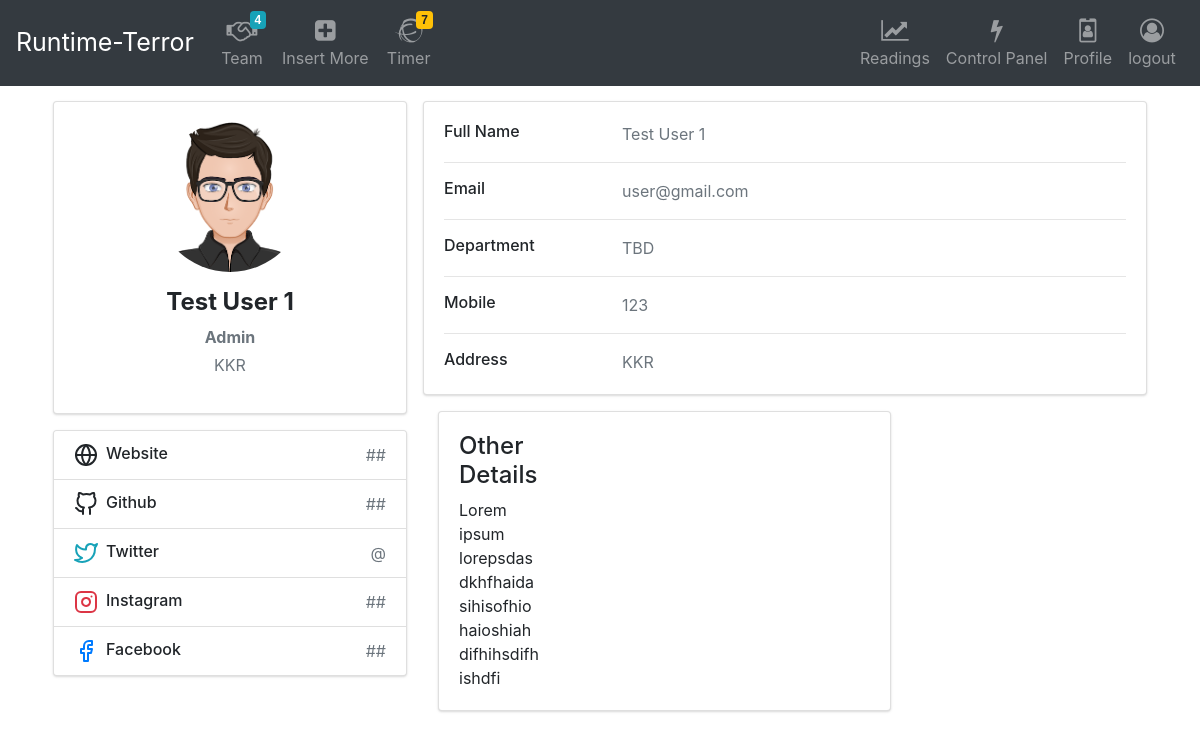
The page /php/Profile_Page.php (signed in) on the database its author committed.
### tables this page shows
CREATE TABLE `adminpanel` (
  `id` int(20) NOT NULL,
  `user` set('0','1') NOT NULL,
  `email` varchar(50) NOT NULL,
  `password` varchar(20) NOT NULL,
  `Name` varchar(100) NOT NULL,
  `Department` varchar(100) NOT NULL,
  `Mobile` varchar(100) NOT NULL,
  `Address` varchar(500) NOT NULL,
  `image_path` varchar(300) NOT NULL
);

### php/Profile_Page.php (the view, shortened to what this page needs)
<?php
include 'connection.php';
?>
<!DOCTYPE html>
<html lang="en">
<head><meta http-equiv="Content-Type" content="text/html; charset=utf-8">
 <link rel="stylesheet" href="https://maxcdn.bootstrapcdn.com/bootstrap/4.0.0/css/bootstrap.min.css">
<link rel="stylesheet" href="https://cdnjs.cloudflare.com/ajax/libs/font-awesome/4.7.0/css/font-awesome.min.css">
</head>
<body>
<?php
include 'Navbar.php';
?>
<?php
            $temp=$_SESSION['id'];
            $search="SELECT id,Name,user,email,Department,Mobile,Address,image_path FROM adminpanel where id= '$temp'";
            $query_result=mysqli_query($conn,$search) or die(mysqli_error($conn));
            while($row=mysqli_fetch_array($query_result))
            {
        ?>
<div class="container">
    <div class="main-body">
          <div class="row gutters-sm">
            <div class="col-md-4 mb-3">
              <div class="card">
                <div class="card-body">
                  <div class="d-flex flex-column align-items-center text-center">
                    <img src="<?=$row['image_path'];?>  " alt="Admin" class="rounded-circle" width="150">
                    <div class="mt-3">
                      <h4><strong><?=$row['Name'];?></strong></h4>
                      <p class="text-secondary mb-1">
                      <?php
          if($row['user']){
            echo '<strong>Admin</strong>';
          }
          else
          echo 'Viewer';
          ?>
                      </p>
                      <p class="text-muted font-size-sm"><?=$row['Address'];?></p>
                    </div>
                  </div>
                </div>
              </div>
              <div class="card mt-3">
                <ul class="list-group list-group-flush">
                  <li class="list-group-item d-flex justify-content-between align-items-center flex-wrap">
                    <h6 class="mb-0">Website</h6>
                    <span class="text-secondary">##</span>
                  </li>
                  <li class="list-group-item d-flex justify-content-between align-items-center flex-wrap">
                    <h6 class="mb-0">Github</h6>
                    <span class="text-secondary">##</span>
                  </li>
                  <li class="list-group-item d-flex justify-content-between align-items-center flex-wrap">
                    <h6 class="mb-0">Twitter</h6>
                    <span class="text-secondary">@</span>
                  </li>
                  <li class="list-group-item d-flex justify-content-between align-items-center flex-wrap">
                    <h6 class="mb-0">Instagram</h6>
                    <span class="text-secondary">##</span>
                  </li>
                  <li class="list-group-item d-flex justify-content-between align-items-center flex-wrap">
                    <h6 class="mb-0">Facebook</h6>
                    <span class="text-secondary">##</span>
                  </li>
                </ul>
              </div>
            </div>
            <div class="col-md-8">
              <div class="card mb-3">
                <div class="card-body">
                  <div class="row">
                    <div class="col-sm-3">
                      <h6 class="mb-0">Full Name</h6>
                    </div>
                    <div class="col-sm-9 text-secondary">
                    <?=$row['Name'];?>
                    </div>
                  </div>
                  <hr>
                  <div class="row">
                    <div class="col-sm-3">
                      <h6 class="mb-0">Email</h6>
                    </div>
                    <div class="col-sm-9 text-secondary">
                    <?=$row['email'];?>
                  </div>
                  </div>
                  <hr>
                  <div class="row">
                    <div class="col-sm-3">
                      <h6 class="mb-0">Department</h6>
                    </div>
                    <div class="col-sm-9 text-secondary">
                    <?=$row['Department'];?>
                    </div>
                  </div>
                  <hr>
                  <div class="row">
                    <div class="col-sm-3">
                      <h6 class="mb-0">Mobile</h6>
                    </div>
                    <div class="col-sm-9 text-secondary">
                    <?=$row['Mobile'];?>
                    </div>
                  </div>
                  <hr>
                  <div class="row">
                    <div class="col-sm-3">
                      <h6 class="mb-0">Address</h6>
                    </div>
                    <div class="col-sm-9 text-secondary">
                    <?=$row['Address'];?>
                    </div>
                  </div>
                </div>
              </div>
              <div class="col-md-8">
                <div class="card mb-3">
                  <div class="card-body">
                    <div class="row">
                      <div class="col-sm-3">
                        <div><h4>Other Details</h4>
                        </div>
                        <div>Lorem ipsum lorepsdasdkhfhaidasihisofhiohaioshiahdifhihsdifhishdfi</div>
                    </div>
                  </div>
                </div>
                </div></div></div></div>
            <?php }?>
</body>
</html>

### php/Profile_Page.php (style rules this page uses)
body { margin-top:20px; color: #1a202c; text-align: left; background-color: #e2e8f0; }
.main-body { padding: 15px; }
.card { box-shadow: 0 1px 3px 0 rgba(0,0,0,.1), 0 1px 2px 0 rgba(0,0,0,.06); }
.card { position: relative; display: flex; flex-direction: column; min-width: 0; word-wrap: break-word; background-color: #fff; background-clip: border-box; border: 0 solid rgba(0,0,0,.125); border-radius: .25rem; }
.card-body { flex: 1 1 auto; min-height: 1px; padding: 1rem; }
.gutters-sm { margin-right: -8px; margin-left: -8px; }
.gutters-sm>.col, .gutters-sm>[class*=col-] { padding-right: 8px; padding-left: 8px; }
.mb-3, .my-3 { margin-bottom: 1rem!important; }

### rows shown on the page
adminpanel: image_path (picture), Name "Test User 1", user "Admin", Address "KKR", email "user@gmail.com", Department "TBD", Mobile "123"
